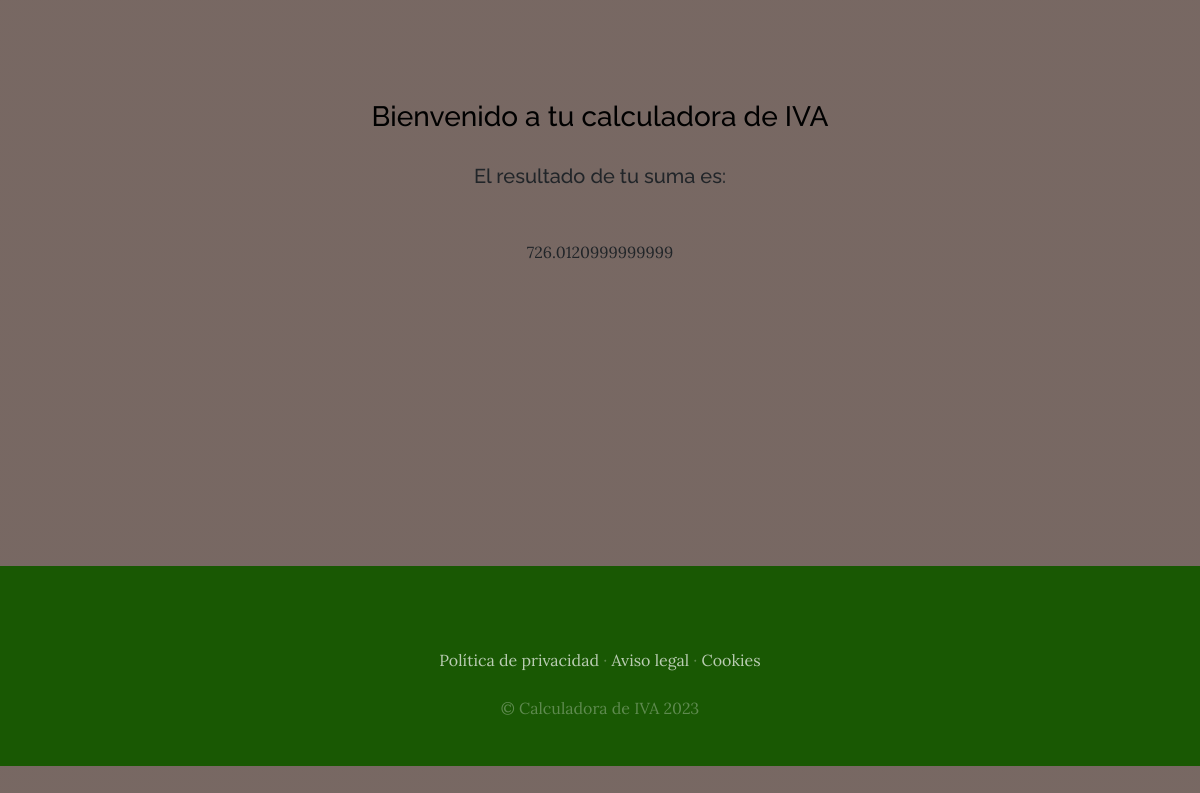
The page /suma/sumado on the database as committed earlier.
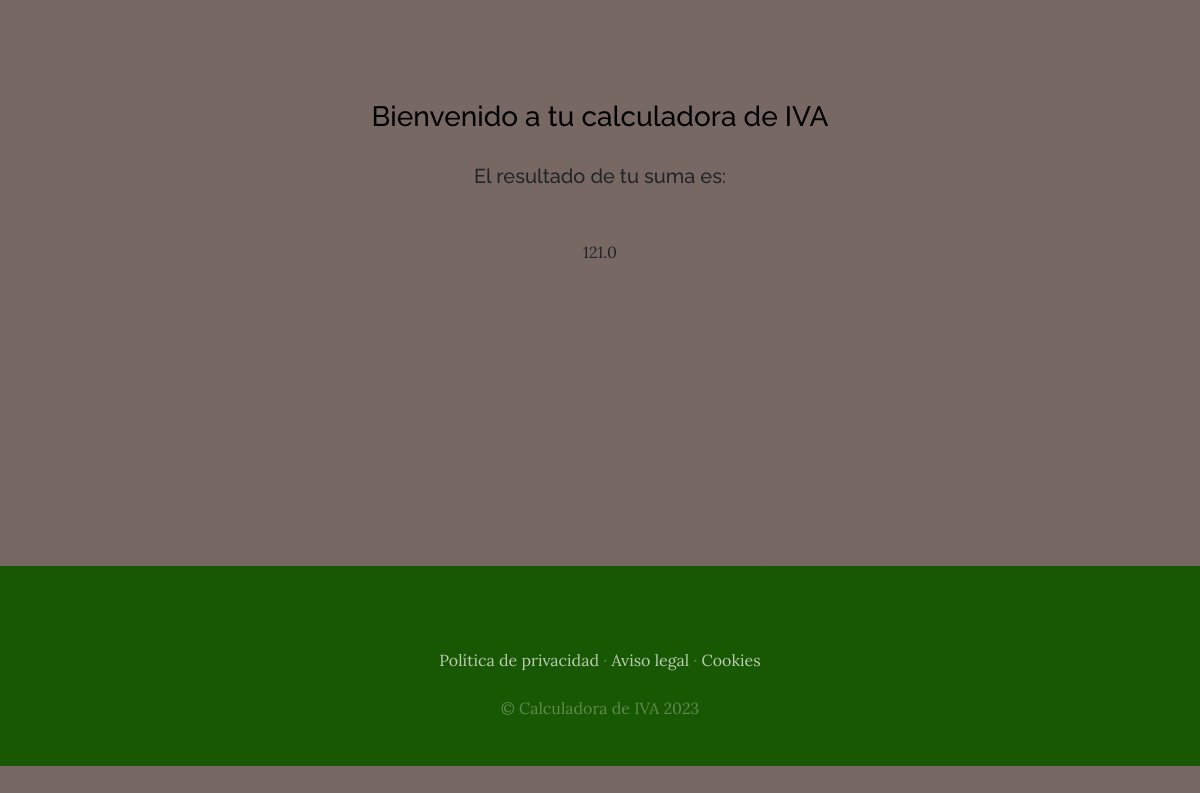
The same page on the database as committed later.
### suma/models.py (models this page shows, shortened)
class Suma(models.Model):
    precio=models.FloatField()
    porcentaje=models.FloatField()
    resultado=models.FloatField(null=True)
    fecha=models.DateField(auto_now_add=True)
    class Meta:
        verbose_name="suma"
        verbose_name_plural="sumas"
        ordering=['fecha']

### suma/views.py (the view)
# urls.py: path('sumado', views.deducido, name="Deducido")
def sumado (request):
    sumas=Suma.objects.all()
    suma=sumas[0]
    return render(request,'suma/sumado.html',{'suma': suma})

### suma/templates/suma/sumado.html (shortened to what this page needs)
<html>
<head>
</head>
{% extends "landing/base.html" %}
    {% load static %}
    {% block content %}
    <section class="container" style="text-align: center; margin-top: 400 px;">
        <div>
            <h5 style="text-align: center; margin-top: 30px ;margin-bottom: 50px;"> El resultado de tu suma es: </h5>
            <p style="margin-top: 30px;">{{suma.resultado}}</p>
        </div>
    </section>
    {% endblock %}

### landing/templates/landing/base.html (shortened to what this page needs)
<html>
<head>
  {% load static %}
    <link href="{% static 'vendor/bootstrap/css/bootstrap.min.css' %}" rel="stylesheet">
    <link href="{% static '/css/gestion.css' %}" rel="stylesheet">
</head>
<body>
  <header class="masthead text-center text-white" style="margin-top: 100px;">
    <div class="masthead-content">
      <div class="container">
        <h3 class="masthead-heading mb-0" style="text-align: center; margin-bottom: 30px;">
          <a style="color: black" href="{% url 'Home' %}">
            Bienvenido a tu calculadora de IVA
          </a>
        </h3>
      </div>
    </div>
  </header>
{% block content %}{% endblock %}
    <footer class="footer text-faded text-center py-5" style="background-color: #195803; margin-top: 300px;">
        <div class="container">
          <p class="m-0 mbt">
              <a href="sample.html" class="link">Política de privacidad</a> ·
              <a href="sample.html" class="link">Aviso legal</a> ·
              <a href="sample.html" class="link">Cookies</a>
          </p>
          <p class="m-0 mbt1">&copy; Calculadora de IVA 2023</p>
        </div>
      </footer>
  </body>
  </html>

### landing/static/css/gestion.css (style rules this page uses)
footer { clear: both; position: relative; height: 200px; margin-top: -200px; }
body { font-family: 'Lora'; background: linear-gradient(rgba(47, 23, 15, 0.65), rgba(47, 23, 15, 0.65)), url("../img/bg_main.jpg"); background-attachment: fixed; background-position: center; background-size: cover; }
h1, h2, h3, h4, h5, h6 { font-family: 'Raleway'; }
p { line-height: 1.75; }
.text-faded { color: rgba(255, 255, 255, 0.3); }
.footer { background-color: rgba(24, 64, 8, 0.8); }
.mbt { padding-top: 2rem; }
.mbt1 { padding-top: 1.25rem; }
a.link { color: rgba(255, 255, 255, 0.7); }

Rows that differ between the two databases and show on the page:
removed Suma: resultado "726.0120999999999"
added Suma: resultado "121.0"
